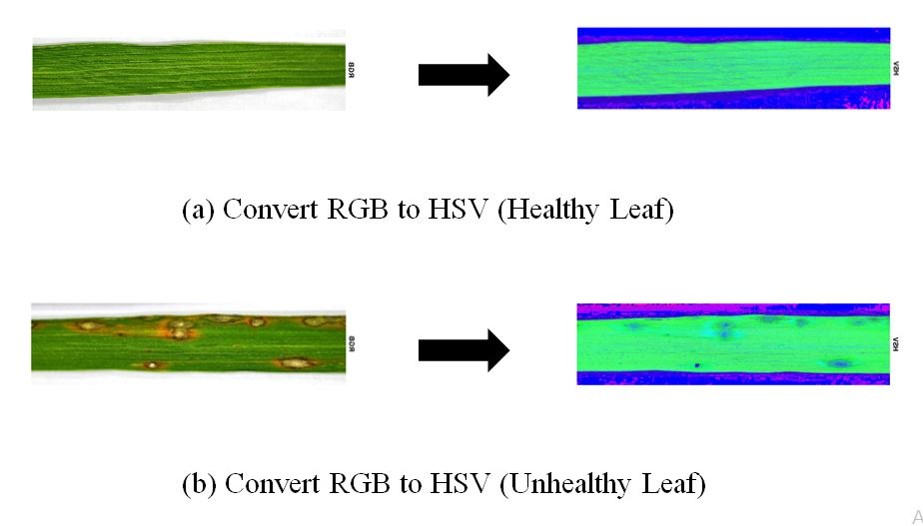
%> input picture Image/Picture3.jpg, 923 x 526 px
$ octave temp.m   (GNU Octave 9; MATLAB toolbox functions it lacks are replaced by stand-ins)
%> lines starting %> are read from the running program, lines starting %| are printed output that depends on the picture; in (x1, y1, x2, y2) boxes, pixels count from 0 and x2, y2 are one past the last pixel; in counts of white or black regions, pixels touching at a corner belong together; the program's own positions count from 1
% clc
% close all
% clear all
%
% % Load a binary mask (you should replace this with your own logic)
% binaryMask = imread('2 (1).jpg');
%
% % Extract features from the binary mask (you should replace this with your own logic)
% meanValue = mean(binaryMask(:));
% stdValue = std(double(binaryMask(:)));
% featureVector = [meanValue, stdValue];
%
% % Load a pre-trained SVM classifier (you should replace this with your own)
% load('Training_Data.mat');
%
% % Classify using SVM
% result = predict(trainedSVM, featureVector);
%
% % Display the classification result
% if result == 1
%     fprintf('Disease Detected\n');
% else
%     fprintf('Disease Not Detected\n');
% end

clc
close all
clear all

while (1 == 1)
    choice = menu('Paddy Leaf Disease Detection', 'Load Image', 'Close');
%> the answer given: 1

    if (choice == 1)
        % Load an input image
        [filename, pathname] = uigetfile({'*.*';'*.bmp';'*.jpg';'*.gif'}, 'Pick an Image File');
%> the answer given: Image/Picture3.jpg
        I = imread(fullfile(pathname, filename));
%> I is the input picture: size 526x923x3 uint8; mean R, G, B 216.9, 229.4, 223.3

        % Process the image: Resize, Convert to HSV
        I = imresize(I, [1000, 260]); % Resize to your desired dimensions
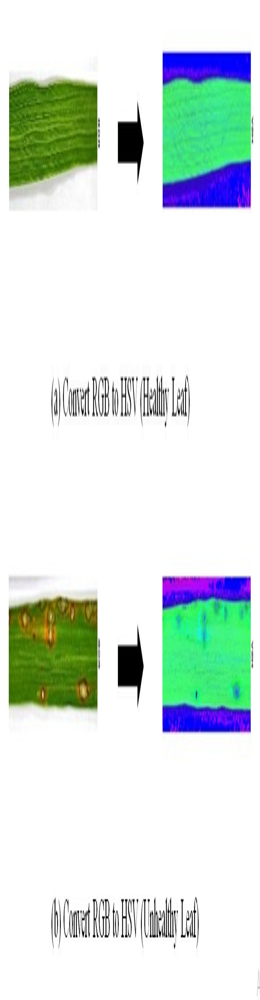
%> I: size 1000x260x3 uint8; mean R, G, B 216.8, 229.4, 223.3
        I = rgb2hsv(I); % Convert to HSV color space
%> I: size 1000x260x3 double; mean H, S, V 0.0965, 0.147, 0.933

        % Enhance contrast in the Value (V) channel
        I(:,:,3) = imadjust(I(:,:,3)); % Enhance contrast in the V channel
%> I: size 1000x260x3 double; mean H, S, V 0.0965, 0.147, 0.909

        % Display the processed image
        figure, imshow(hsv2rgb(I));
%> after `imshow(hsv2rgb(I))`:
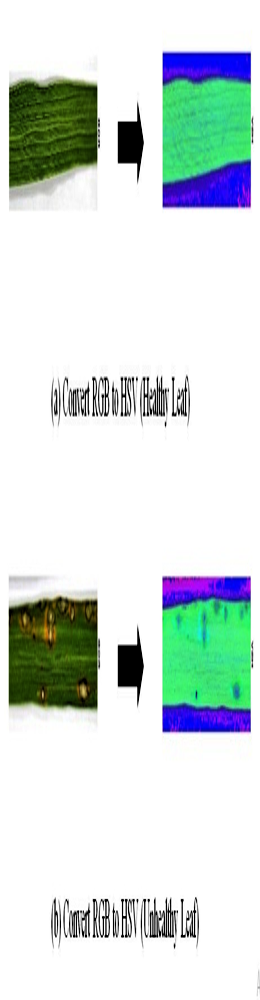
%> displayed picture: size 1000x260x3, on the screen's scale of 0 to 255; mean R, G, B 212.8, 223.9, 220.7
        title('Processed Image');

        %% Create Binary Mask
        % Implement your mask creation logic here
        % Example: Binary mask creation using a threshold
        binaryMask = I(:,:,3) > 0.5;
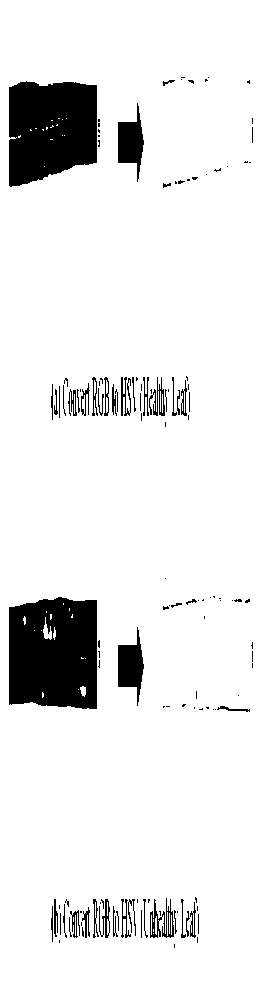
%> binaryMask: size 1000x260 logical; 91.1% white; 132 black regions (81 under 20 px), largest, box (x1, y1, x2, y2) and area: (9, 597, 97, 709) 8980, (9, 81, 97, 187) 7949, (118, 627, 144, 706) 1107

        % Display the binary mask
        figure, imshow(binaryMask);
        title('Binary Mask');

        %% Feature Extraction
        % Extract features from the binary mask or the original image
        % Implement your feature extraction logic here
        % Example: Calculate mean and standard deviation of the binary mask
        meanValue = mean(binaryMask(:));
%> meanValue = 0.911
        stdValue = std(double(binaryMask(:)));
%> stdValue = 0.285

        % Example feature vector
        featureVector = [meanValue, stdValue];
%> featureVector = [0.911 0.285]

        % [14 lines of commented-out code are left out]
        fprintf('Disease Detected\n');
    end

    if (choice == 2)
        close all;
        return;
    end
end
